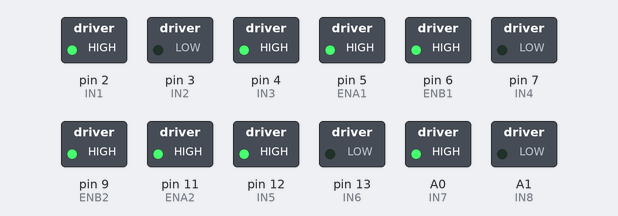
Bench run of a sketch on a simulated Arduino Uno, built with avr-gcc and run on an emulated ATmega328P. Shown: switched loads named in the sketch (green lamp = pin HIGH).

Above: at 0.1 s.
At 30.1 s:
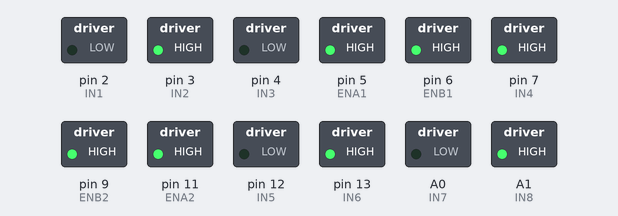
Timing chart, 0 to 31.6 s (numbered marks = the images above):
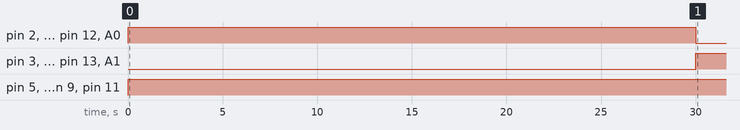

Measured:
- by itself, pin 2 (IN1), pin 4 (IN3), pin 12 (IN5), A0 (IN7): LOW → HIGH at 0.00 s, → LOW 30.0 s later
- by itself, pin 3 (IN2), pin 7 (IN4), pin 13 (IN6), A1 (IN8): LOW → HIGH at 30.0 s
- by itself, pin 5 (ENA1), pin 6 (ENB1), pin 9 (ENB2), pin 11 (ENA2): LOW → HIGH at 0.00 s

The sketch:

cool_esboo1.ino
```cpp
//------------- Motor 1 -------------
#define ENA1 5
#define IN1 2
#define IN2 3

//------------- Motor 2 -------------
#define ENB1 6
#define IN3 4
#define IN4 7

//------------- Motor 3 -------------
#define ENA2 11
#define IN5 12
#define IN6 13

//------------- Motor 4 -------------
#define ENB2 9
#define IN7 A0
#define IN8 A1

void setup() {

  pinMode(IN1,OUTPUT);
  pinMode(IN2,OUTPUT);

  pinMode(IN3,OUTPUT);
  pinMode(IN4,OUTPUT);

  pinMode(IN5,OUTPUT);
  pinMode(IN6,OUTPUT);

  pinMode(IN7,OUTPUT);
  pinMode(IN8,OUTPUT);

  pinMode(ENA1,OUTPUT);
  pinMode(ENB1,OUTPUT);
  pinMode(ENA2,OUTPUT);
  pinMode(ENB2,OUTPUT);

}

//=========================
void forward(){

  analogWrite(ENA1,255);
  analogWrite(ENB1,255);
  analogWrite(ENA2,255);
  analogWrite(ENB2,255);

  digitalWrite(IN1,HIGH);
  digitalWrite(IN2,LOW);

  digitalWrite(IN3,HIGH);
  digitalWrite(IN4,LOW);

  digitalWrite(IN5,HIGH);
  digitalWrite(IN6,LOW);

  digitalWrite(IN7,HIGH);
  digitalWrite(IN8,LOW);

}

//=========================
void backward(){

  analogWrite(ENA1,255);
  analogWrite(ENB1,255);
  analogWrite(ENA2,255);
  analogWrite(ENB2,255);

  digitalWrite(IN1,LOW);
  digitalWrite(IN2,HIGH);

  digitalWrite(IN3,LOW);
  digitalWrite(IN4,HIGH);

  digitalWrite(IN5,LOW);
  digitalWrite(IN6,HIGH);

  digitalWrite(IN7,LOW);
  digitalWrite(IN8,HIGH);

}

//=========================
void turnRight(){

  analogWrite(ENA1,255);
  analogWrite(ENB1,255);
  analogWrite(ENA2,255);
  analogWrite(ENB2,255);

  // المحركان الأيسران للأمام
  digitalWrite(IN1,HIGH);
  digitalWrite(IN2,LOW);

  digitalWrite(IN3,HIGH);
  digitalWrite(IN4,LOW);

  // المحركان الأيمنان للخلف
  digitalWrite(IN5,LOW);
  digitalWrite(IN6,HIGH);

  digitalWrite(IN7,LOW);
  digitalWrite(IN8,HIGH);

}

//=========================
void turnLeft(){

  analogWrite(ENA1,255);
  analogWrite(ENB1,255);
  analogWrite(ENA2,255);
  analogWrite(ENB2,255);

  // المحركان الأيسران للخلف
  digitalWrite(IN1,LOW);
  digitalWrite(IN2,HIGH);

  digitalWrite(IN3,LOW);
  digitalWrite(IN4,HIGH);

  // المحركان الأيمنان للأمام
  digitalWrite(IN5,HIGH);
  digitalWrite(IN6,LOW);

  digitalWrite(IN7,HIGH);
  digitalWrite(IN8,LOW);

}

//=========================
void stopMotors(){

  analogWrite(ENA1,0);
  analogWrite(ENB1,0);
  analogWrite(ENA2,0);
  analogWrite(ENB2,0);

}

//=========================
void loop() {

  // للأمام 30 ثانية
  forward();
  delay(30000);

  // للخلف 60 ثانية
  backward();
  delay(60000);

  // يمين ويسار لمدة دقيقة
  unsigned long start = millis();

  while(millis()-start < 60000){

    turnRight();
    delay(3000);

    turnLeft();
    delay(3000);

  }

  stopMotors();

  while(true);

}
```
